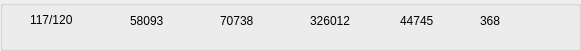
   <widget class="QGroupBox" name="groupBox">
    <property name="geometry">
     <rect>
      <x>10</x>
      <y>10</y>
      <width>581</width>
      <height>51</height>
     </rect>
    </property>
    <property name="title">
     <string/>
    </property>
    <widget class="QLabel" name="label_7">
     <property name="geometry">
      <rect>
       <x>10</x>
       <y>10</y>
       <width>20</width>
       <height>20</height>
      </rect>
     </property>
     <property name="text">
      <string/>
     </property>
     <property name="pixmap">
      <pixmap>icon/ship.png</pixmap>
     </property>
     <property name="scaledContents">
      <bool>true</bool>
     </property>
    </widget>
    <widget class="QLabel" name="tv_shipNum">
     <property name="geometry">
      <rect>
       <x>30</x>
       <y>10</y>
       <width>71</width>
       <height>21</height>
      </rect>
     </property>
     <property name="text">
      <string>&lt;html&gt;&lt;head/&gt;&lt;body&gt;&lt;p&gt;117/120&lt;/p&gt;&lt;/body&gt;&lt;/html&gt;</string>
     </property>
    </widget>
    <widget class="QLabel" name="label_8">
     <property name="geometry">
      <rect>
       <x>100</x>
       <y>10</y>
       <width>21</width>
       <height>21</height>
      </rect>
     </property>
     <property name="text">
      <string/>
     </property>
     <property name="pixmap">
      <pixmap>icon/oil.png</pixmap>
     </property>
     <property name="scaledContents">
      <bool>true</bool>
     </property>
    </widget>
    <widget class="QLabel" name="tv_oil">
     <property name="geometry">
      <rect>
       <x>130</x>
       <y>10</y>
       <width>51</width>
       <height>21</height>
      </rect>
     </property>
     <property name="text">
      <string>58093</string>
     </property>
    </widget>
    <widget class="QLabel" name="label_10">
     <property name="geometry">
      <rect>
       <x>190</x>
       <y>10</y>
       <width>21</width>
       <height>21</height>
      </rect>
     </property>
     <property name="text">
      <string/>
     </property>
     <property name="pixmap">
      <pixmap>icon/ammo.png</pixmap>
     </property>
     <property name="scaledContents">
      <bool>true</bool>
     </property>
    </widget>
    <widget class="QLabel" name="tv_ammo">
     <property name="geometry">
      <rect>
       <x>220</x>
       <y>10</y>
       <width>72</width>
       <height>21</height>
      </rect>
     </property>
     <property name="text">
      <string>70738</string>
     </property>
    </widget>
    <widget class="QLabel" name="label_12">
     <property name="geometry">
      <rect>
       <x>280</x>
       <y>10</y>
       <width>21</width>
       <height>21</height>
      </rect>
     </property>
     <property name="text">
      <string/>
     </property>
     <property name="pixmap">
      <pixmap>icon/steel.png</pixmap>
     </property>
     <property name="scaledContents">
      <bool>true</bool>
     </property>
    </widget>
    <widget class="QLabel" name="tv_steel">
     <property name="geometry">
      <rect>
       <x>310</x>
       <y>10</y>
       <width>61</width>
       <height>21</height>
      </rect>
     </property>
     <property name="text">
      <string>326012</string>
     </property>
    </widget>
    <widget class="QLabel" name="label_14">
     <property name="geometry">
      <rect>
       <x>370</x>
       <y>10</y>
       <width>21</width>
       <height>21</height>
      </rect>
     </property>
     <property name="text">
      <string/>
     </property>
     <property name="pixmap">
      <pixmap>icon/aluminium.png</pixmap>
     </property>
     <property name="scaledContents">
      <bool>true</bool>
     </property>
    </widget>
    <widget class="QLabel" name="tv_aluminium">
     <property name="geometry">
      <rect>
       <x>400</x>
       <y>10</y>
       <width>41</width>
       <height>21</height>
      </rect>
     </property>
     <property name="text">
      <string>44745</string>
     </property>
    </widget>
    <widget class="QLabel" name="tv_oilChange">
     <property name="geometry">
      <rect>
       <x>130</x>
       <y>30</y>
       <width>51</width>
       <height>16</height>
      </rect>
     </property>
     <property name="text">
      <string/>
     </property>
    </widget>
    <widget class="QLabel" name="tv_ammoChange">
     <property name="geometry">
      <rect>
       <x>220</x>
       <y>30</y>
       <width>72</width>
       <height>15</height>
      </rect>
     </property>
     <property name="text">
      <string/>
     </property>
    </widget>
    <widget class="QLabel" name="tv_steelChange">
     <property name="geometry">
      <rect>
       <x>310</x>
       <y>30</y>
       <width>72</width>
       <height>15</height>
      </rect>
     </property>
     <property name="text">
      <string/>
     </property>
    </widget>
    <widget class="QLabel" name="tv_aluminiumChange">
     <property name="geometry">
      <rect>
       <x>400</x>
       <y>30</y>
       <width>41</width>
       <height>16</height>
      </rect>
     </property>
     <property name="text">
      <string/>
     </property>
    </widget>
    <widget class="QLabel" name="label_20">
     <property name="geometry">
      <rect>
       <x>460</x>
       <y>10</y>
       <width>16</width>
       <height>21</height>
      </rect>
     </property>
     <property name="text">
      <string/>
     </property>
     <property name="pixmap">
      <pixmap>icon/p541.png</pixmap>
     </property>
     <property name="scaledContents">
      <bool>true</bool>
     </property>
    </widget>
    <widget class="QLabel" name="tv_fastRepair">
     <property name="geometry">
      <rect>
       <x>480</x>
       <y>10</y>
       <width>31</width>
       <height>21</height>
      </rect>
     </property>
     <property name="text">
      <string>368</string>
     </property>
    </widget>
    <widget class="QLabel" name="tv_fastRepairChange">
     <property name="geometry">
      <rect>
       <x>480</x>
       <y>30</y>
       <width>51</width>
       <height>16</height>
      </rect>
     </property>
     <property name="text">
      <string/>
     </property>
    </widget>
   </widget>
